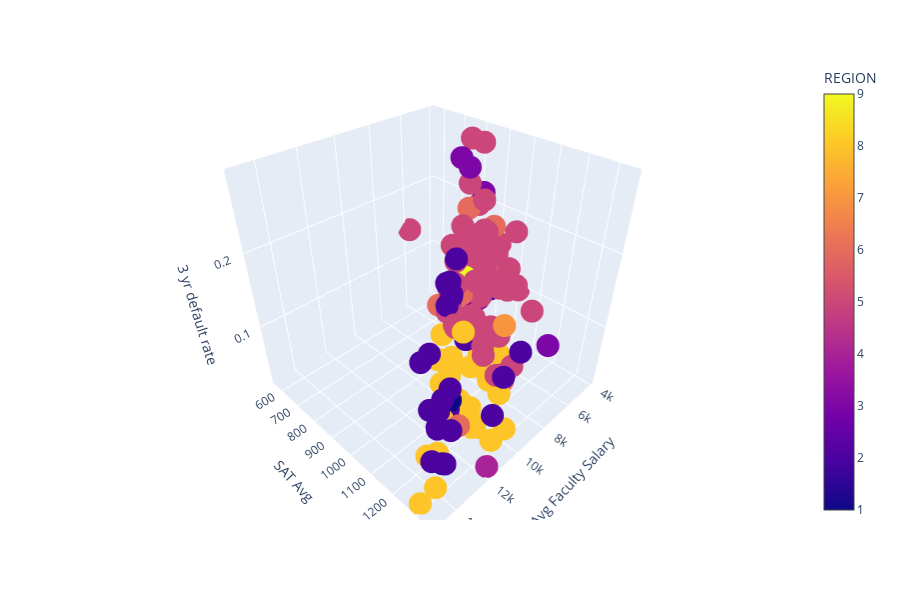

The notebook cell saved with this chart:
### Code cell
#3d scatter for minority serving schools

regions = ['New England', 'Mid East', 'Great Lakes', 'Plains', 
           'Southeast', 'Southwest', 'Rocky Mountains', 'Far West', 'Outlying Areas']

fig = px.scatter_3d(df_minority, x="AVGFACSAL", y="SAT_AVG_ALL", z='CDR3', color='REGION',
                   labels = {'CDR3':'3 yr default rate', 'SAT_AVG_ALL':'SAT Avg','AVGFACSAL':'Avg Faculty Salary',
                            })
fig.show()
